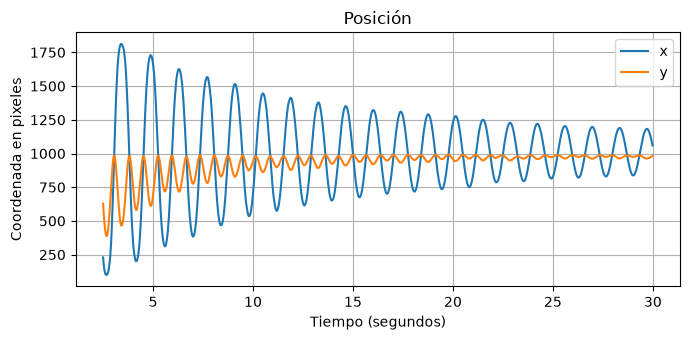
#> input picture Data_img/grafico 2.png, 690 x 340 px
$ python detecta_color.py --ruta 'Data_img/grafico 2.png'
#> lines starting #> are read from the running program, lines starting #| are printed output that depends on the picture; after the words box and inside, x2 and y2 are one past the last pixel; in counts of white or black regions, pixels touching at a corner belong together
import cv2
import numpy as np
import argparse

def nada(x): pass

def detectar_color(ruta):
    # Cargar imagen
#> called with ruta = 'Data_img/grafico 2.png'
    img = cv2.imread(ruta)
#> img is the input picture: shape (340, 690, 3); mean B, G, R 242.9, 242.2, 240.7
    img = img[100:, :]
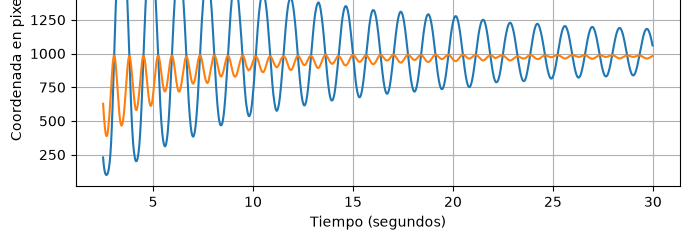
#> img: shape (240, 690, 3); mean B, G, R 241.2, 240.5, 238.9
    hsv = cv2.cvtColor(img, cv2.COLOR_BGR2HSV)
#> hsv: shape (240, 690, 3); mean H, S, V 7.1, 13.1, 245.4

    cv2.namedWindow("Calibrador")
    cv2.createTrackbar("L-H", "Calibrador", 0, 180, nada)
#> slider 'L-H' is set to 36
    cv2.createTrackbar("L-S", "Calibrador", 0, 255, nada)
#> slider 'L-S' is set to 51
    cv2.createTrackbar("L-V", "Calibrador", 0, 255, nada)
#> slider 'L-V' is set to 51
    cv2.createTrackbar("U-H", "Calibrador", 180, 180, nada)
    cv2.createTrackbar("U-S", "Calibrador", 255, 255, nada)
    cv2.createTrackbar("U-V", "Calibrador", 255, 255, nada)

    while True:
        lh = cv2.getTrackbarPos("L-H", "Calibrador")
        ls = cv2.getTrackbarPos("L-S", "Calibrador")
        lv = cv2.getTrackbarPos("L-V", "Calibrador")
        uh = cv2.getTrackbarPos("U-H", "Calibrador")
        us = cv2.getTrackbarPos("U-S", "Calibrador")
        uv = cv2.getTrackbarPos("U-V", "Calibrador")

        mask = cv2.inRange(hsv, np.array([lh, ls, lv]), np.array([uh, us, uv]))
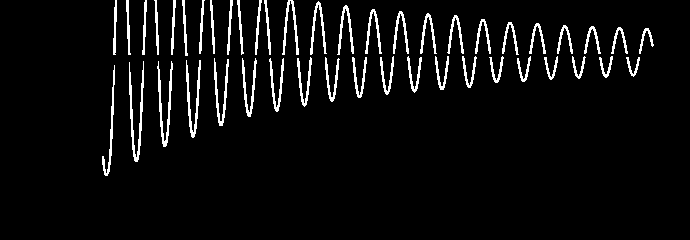
#> mask: shape (240, 690); 5.2% white in thin lines or dots, all inside (x1, y1, x2, y2) = (102, 0, 654, 176)

        cv2.imshow("Calibrador", mask)
        if cv2.waitKey(1) == 27: break
#> (key Esc is pressed here)

    cv2.destroyAllWindows()

if __name__ == "__main__":
    parser = argparse.ArgumentParser(
        description="Script para calibrar parametros de mascara hsv"
    )

    # Definimos el argumento con doble guión (--ruta) tal como lo tenías
    parser.add_argument("--ruta", type=str, required=True,
                        help="Ruta de la imagen a probar")

    args = parser.parse_args()

    detectar_color(ruta=args.ruta)
